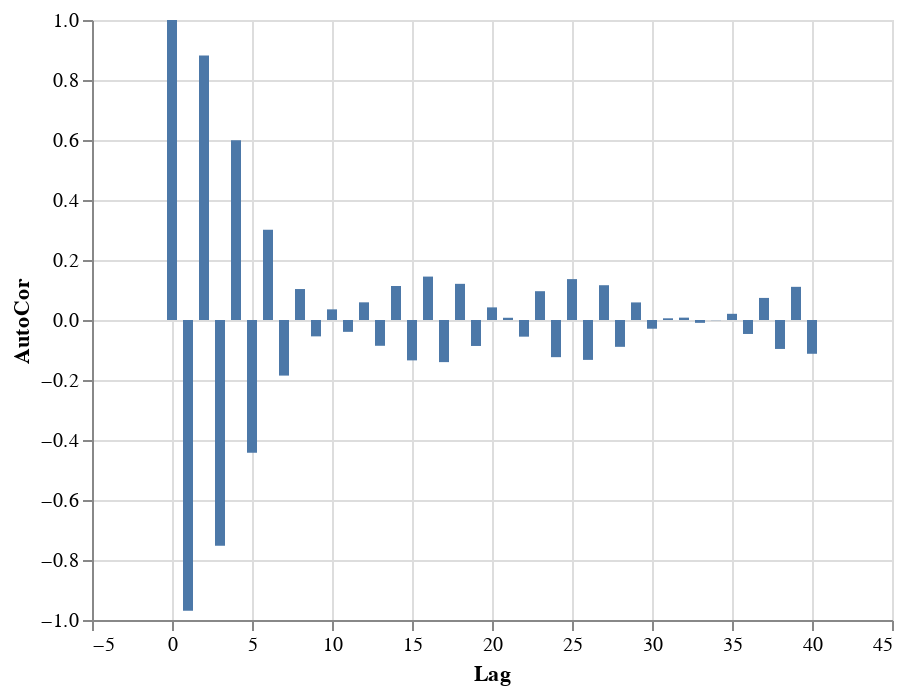

This figure's notebook cell:
### Code cell
#Auto Correlation Plot
make_autocorr(dif_40.values, nlags = 40)

### Figure 1 — Vega-Lite specification as saved in the notebook (floating-point values rounded to 4 significant figures)
{"config": {"view": {"continuousWidth": 400, "continuousHeight": 300}}, "data": {"name": "data-93828461ce318b5bfa4b4e66150b3e16"}, "mark": "bar", "encoding": {"x": {"type": "quantitative", "field": "Lag"}, "y": {"type": "quantitative", "field": "AutoCor"}}, "$schema": "https://vega.github.io/schema/vega-lite/v4.8.1.json", "datasets": {"data-93828461ce318b5bfa4b4e66150b3e16": [{"Lag": 0, "AutoCor": 1.0}, {"Lag": 1, "AutoCor": -0.969}, {"Lag": 2, "AutoCor": 0.8819}, {"Lag": 3, "AutoCor": -0.7522}, {"Lag": 4, "AutoCor": 0.599}, {"Lag": 5, "AutoCor": -0.4425}, {"Lag": 6, "AutoCor": 0.3005}, {"Lag": 7, "AutoCor": -0.1853}, {"Lag": 8, "AutoCor": 0.1032}, {"Lag": 9, "AutoCor": -0.05455}, {"Lag": 10, "AutoCor": 0.03548}, {"Lag": 11, "AutoCor": -0.03948}, {"Lag": 12, "AutoCor": 0.0589}, {"Lag": 13, "AutoCor": -0.08595}, {"Lag": 14, "AutoCor": 0.1133}, {"Lag": 15, "AutoCor": -0.1346}, {"Lag": 16, "AutoCor": 0.1447}, {"Lag": 17, "AutoCor": -0.1404}, {"Lag": 18, "AutoCor": 0.1206}, {"Lag": 19, "AutoCor": -0.08656}, {"Lag": 20, "AutoCor": 0.04206}, {"Lag": 21, "AutoCor": 0.007446}, {"Lag": 22, "AutoCor": -0.05554}, {"Lag": 23, "AutoCor": 0.09601}, {"Lag": 24, "AutoCor": -0.1239}, {"Lag": 25, "AutoCor": 0.1363}, {"Lag": 26, "AutoCor": -0.1329}, {"Lag": 27, "AutoCor": 0.116}, {"Lag": 28, "AutoCor": -0.08943}, {"Lag": 29, "AutoCor": 0.05862}, {"Lag": 30, "AutoCor": -0.02903}, {"Lag": 31, "AutoCor": 0.00564}, {"Lag": 32, "AutoCor": 0.007861}, {"Lag": 33, "AutoCor": -0.009503}, {"Lag": 34, "AutoCor": -0.0006757}, {"Lag": 35, "AutoCor": 0.02062}, {"Lag": 36, "AutoCor": -0.04657}, {"Lag": 37, "AutoCor": 0.0736}, {"Lag": 38, "AutoCor": -0.09649}, {"Lag": 39, "AutoCor": 0.1106}, {"Lag": 40, "AutoCor": -0.1126}]}}
